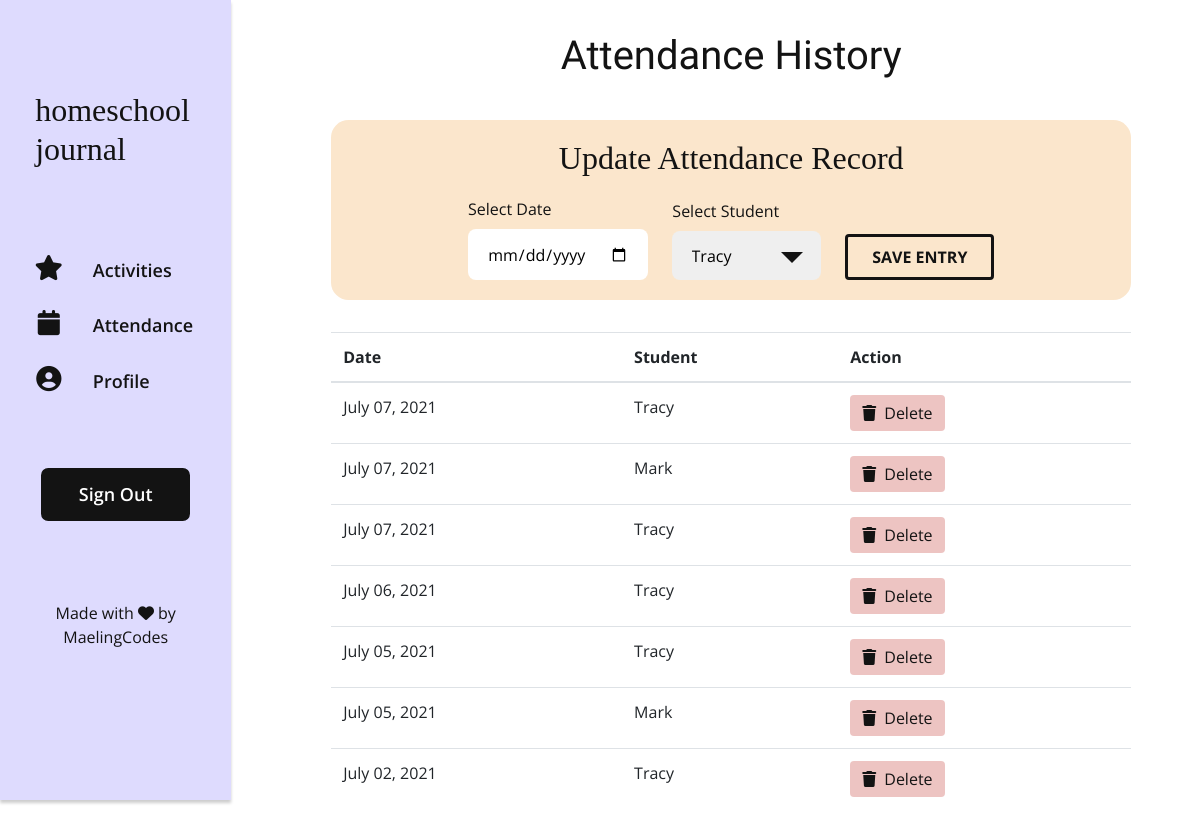
The app's page /attendance (signed in), older data.
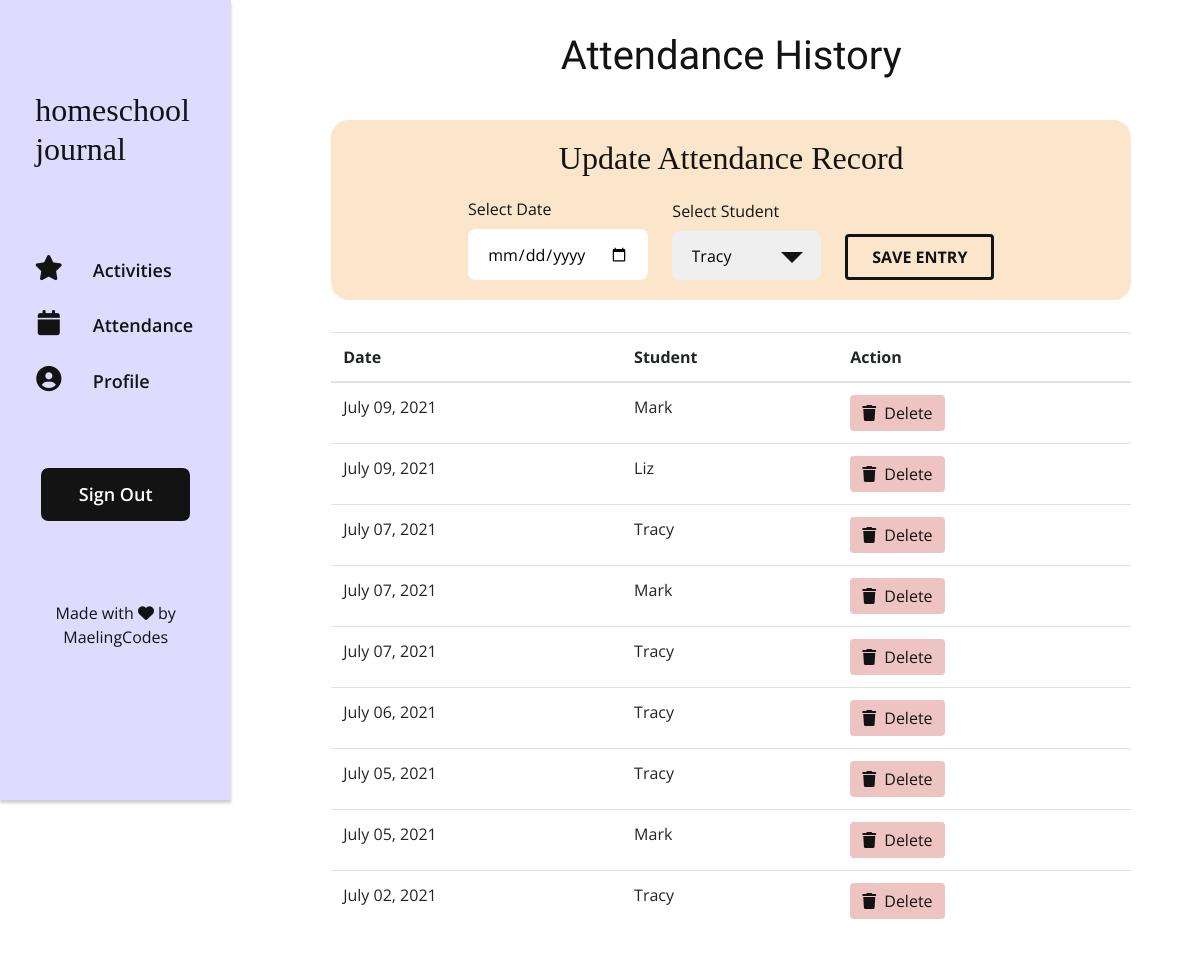
The same page, newer data.
### app/models.py (models this page shows, shortened)
class Attendance(db.Model):
    id = db.Column(db.Integer, primary_key=True)
    user_id = db.Column(db.Integer, db.ForeignKey('user.id'), index=True)
    attendance_date = db.Column(db.DateTime, nullable=False, index=True)
    student_id = db.Column(db.Integer, db.ForeignKey('student.id'))

class Student(db.Model):
    id = db.Column(db.Integer, primary_key=True)
    student_name = db.Column(db.String(64), index=True)
    user_id = db.Column(db.Integer, db.ForeignKey('user.id'))
    attendance = db.relationship('Attendance', backref='student', lazy='dynamic')
    activities = db.relationship('Activity', backref='student', lazy='dynamic')
    def __str__(self):
        return self.student_name

### app/routes.py (the view, shortened to what this page needs)
@app.route('/attendance', methods=('GET', 'POST'))
@login_required
def attend():
    attendance_records = current_user.attendance.order_by(Attendance.attendance_date.desc()).all()
    students = current_user.students
    form = AddAttendanceForm()
    form.student.choices = students
    return render_template('attend.html', attendance_records=attendance_records, form=form)

### app/forms.py
class AddAttendanceForm(FlaskForm):
    attendance_date = DateField('Select Date', format='%Y-%m-%d')
    student = SelectField(u'Select Student', choices=[])
    submit = SubmitField('Save Entry')

### app/__init__.py (called while the page is built)
@app.template_filter()
def datetime_format_filter(value, format='%B %d, %Y'):
    return value.strftime(format)

### app/models.py (called while the page is built)
@login.user_loader
def load_user(id):
    return User.query.get(int(id))

### app/templates/attend.html (shortened to what this page needs)
{% extends 'base.html' %}
{% block content %}
    <div class="attendance-history">
        <h1 class="attendance-history__title">Attendance History</h1>
        <div class="attendance-history__form-wrapper">
            <h2 class="attendance-history__form-title">Update Attendance Record</h2>
            <form method="POST" action="/attendance" class="attendance-history__form" role="form" novalidate>
                <div class="form-group attendance-history__field">
                    {{ form.attendance_date.label }}
                    {{ form.attendance_date(class_='attendance__field-input') }}
                </div>
                <div class="form-group attendance-history__field">
                    {{ form.student.label }}
                    <div class="attendance__student-input">
                        {{ form.student(class_='attendance__field-input attendance__field-input--student') }}
                    </div>
                </div>
                <p>{{ form.submit(class_='btn attendance__btn attendance__btn--history') }}</p>
            </form>
        </div>
        <table class="table table-hover">
            <thead>
                <tr>
                    <th>Date</th>
                    <th>Student</th>
                    <th>Action</th>
                </tr>
            </thead>
            <tbody>
                {% for record in attendance_records %}
                <tr>
                    <td>{{ record.attendance_date | datetime_format_filter }}</td>
                    <td>{{ record.student }}</td>
                    <td><a href="{{ url_for('delete_attendance', id=record.id) }}" class="btn btn-delete btn-xs" onclick="return confirm('Are you sure you want to delete?')"><i class="fas fa-trash controls-icon"></i>Delete</a></td>
                </tr>
                {% endfor %}
            </tbody>
        </table>
    </div>
{% endblock %}

Row changes from the older to the newer data that the page shows:
added Attendance: attendance_date "July 09, 2021", student "Mark"
added Attendance: attendance_date "July 09, 2021", student "Liz"
